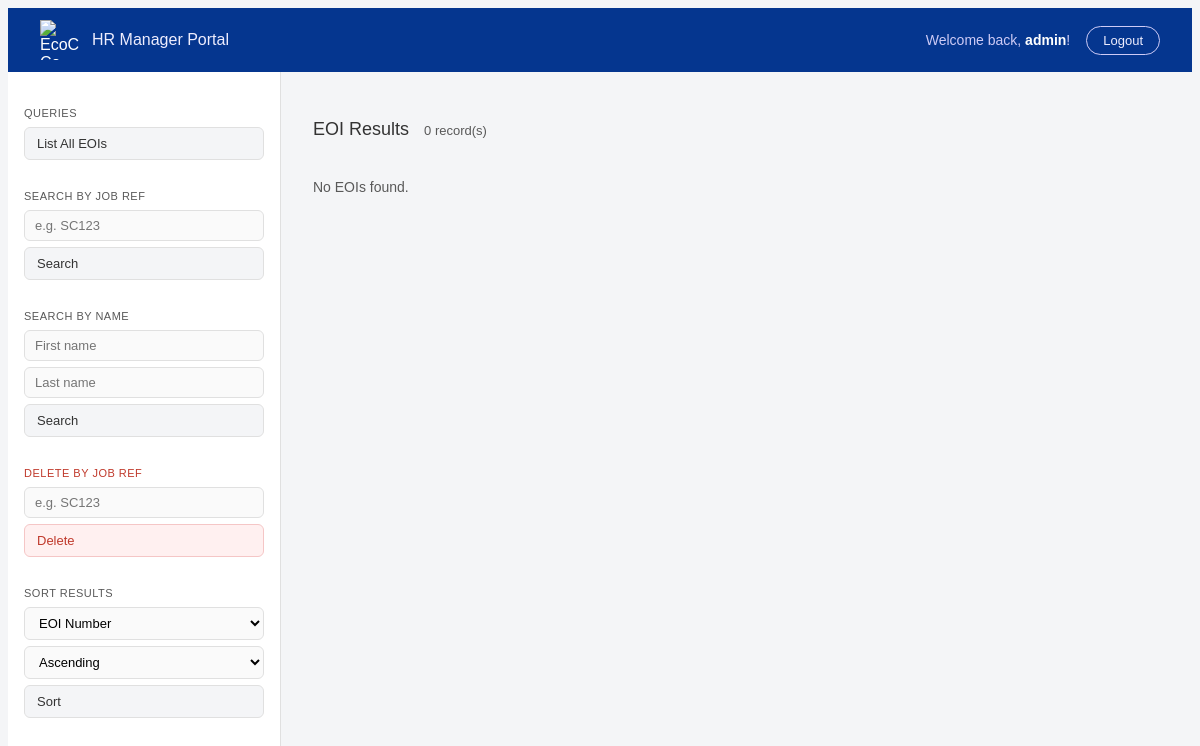
Before: /manage.php (signed in) with the older database file.
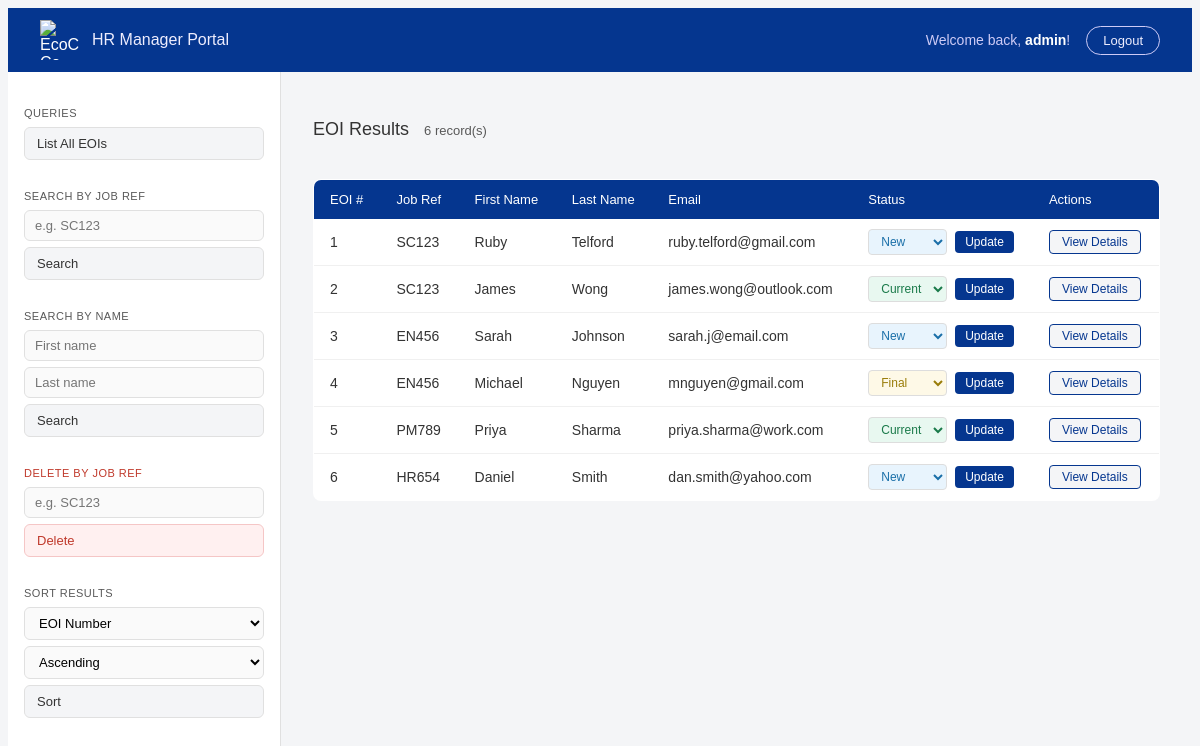
After: the same page with the newer database file.
### tables this page shows
CREATE TABLE `eoi` (
  `EOInumber` int(11) NOT NULL,
  `job_ref_num` varchar(5) NOT NULL,
  `first_name` varchar(20) NOT NULL,
  `last_name` varchar(20) NOT NULL,
  `dob` varchar(10) NOT NULL,
  `gender` varchar(10) NOT NULL,
  `street_address` varchar(50) NOT NULL,
  `suburb_town` varchar(40) NOT NULL,
  `state` varchar(3) NOT NULL,
  `postcode` varchar(4) NOT NULL,
  `email` varchar(100) NOT NULL,
  `phone` varchar(12) NOT NULL,
  `skill_iot` tinyint(1) DEFAULT 0,
  `skill_data` tinyint(1) DEFAULT 0,
  `skill_urban` tinyint(1) DEFAULT 0,
  `skill_renewable` tinyint(1) DEFAULT 0,
  `skill_problem` tinyint(1) DEFAULT 0,
  `skill_teamwork` tinyint(1) DEFAULT 0,
  `other_skills` text DEFAULT NULL,
  `status` enum('New','Current','Final') DEFAULT 'New'
);

### manage.php (the view, shortened to what the changed rows need)
<?php
include('settings.php');
$conn = mysqli_connect($host, $user, $pwd, $sql_db);
$search_type  = $_POST['search_type']  ?? 'all';
$search_value = trim($_POST['search_value'] ?? '');
$sort_field   = $_POST['sort_field']   ?? 'EOInumber';
$sort_order   = $_POST['sort_order']   ?? 'ASC';
$sort_order = $sort_order === 'DESC' ? 'DESC' : 'ASC';
if ($search_type === 'job_ref' && !empty($search_value)) {
    $stmt = mysqli_prepare($conn,
        "SELECT * FROM eoi WHERE job_ref_num = ? ORDER BY $sort_field $sort_order");
    mysqli_stmt_bind_param($stmt, "s", $search_value);
} else {
    $stmt = mysqli_prepare($conn, "SELECT * FROM eoi ORDER BY $sort_field $sort_order");
}
mysqli_stmt_execute($stmt);
$result = mysqli_stmt_get_result($stmt);
$eois = mysqli_fetch_all($result, MYSQLI_ASSOC);
?>
<!DOCTYPE html>
<html lang="en">
<head>
  <link rel="stylesheet" href="styles/manage.css">
</head>
<body>
<div class="portal-wrap">
  <div class="topbar">
    <div class="topbar-left">
      <h1 class="portal-title">HR Manager Portal</h1>
    </div>
  </div>
  <div class="portal-body">
    <main class="main-content">
      <div class="results-header">
        <h2>EOI Results
          <span class="count"><?php echo count($eois); ?> record(s)</span>
        </h2>
      </div>
      <?php if (empty($eois)): ?>
        <p class="no-results">No EOIs found.</p>
      <?php else: ?>
        <div class="table-wrap">
          <table class="eoi-table">
            <thead>
              <tr>
                <th>EOI #</th>
                <th>Job Ref</th>
                <th>First Name</th>
                <th>Last Name</th>
                <th>Email</th>
                <th>Status</th>
                <th>Actions</th>
              </tr>
            </thead>
            <tbody>
              <?php foreach ($eois as $eoi): ?>
              <tr>
                <td><?php echo htmlspecialchars($eoi['EOInumber']); ?></td>
                <td><?php echo htmlspecialchars($eoi['job_ref_num']); ?></td>
                <td><?php echo htmlspecialchars($eoi['first_name']); ?></td>
                <td><?php echo htmlspecialchars($eoi['last_name']); ?></td>
                <td><?php echo htmlspecialchars($eoi['email']); ?></td>
                <td>
                  <form method="post" action="manage.php" style="display:inline;">
                    <select
                      name="status"
                      class="status-select <?php echo strtolower($eoi['status']); ?>"
                      aria-label="Update status for EOI <?php echo htmlspecialchars($eoi['EOInumber']); ?>"
                    >
                      <option value="New"     <?php echo $eoi['status'] === 'New'     ? 'selected' : ''; ?>>New</option>
                      <option value="Current" <?php echo $eoi['status'] === 'Current' ? 'selected' : ''; ?>>Current</option>
                      <option value="Final"   <?php echo $eoi['status'] === 'Final'   ? 'selected' : ''; ?>>Final</option>
                    </select>
                    <button type="submit" name="update_status" class="update-btn">Update</button>
                  </form>
                </td>
                <td>
                  <a href="eoi_detail.php?id=<?php echo $eoi['EOInumber']; ?>" class="detail-btn">
                    View Details
                  </a>
                </td>
              </tr>
              <?php endforeach; ?>
            </tbody>
          </table>
        </div>
      <?php endif; ?>
    </main>
  </div>
</div>
</body>
</html>

Changed rows visible on the page:
added eoi: EOInumber "1", job_ref_num "SC123", first_name "Ruby", last_name "Telford", email "ruby.telford@gmail.com", status "New"
added eoi: EOInumber "2", job_ref_num "SC123", first_name "James", last_name "Wong", email "james.wong@outlook.com", status "Current"
added eoi: EOInumber "3", job_ref_num "EN456", first_name "Sarah", last_name "Johnson", email "sarah.j@email.com", status "New"
added eoi: EOInumber "4", job_ref_num "EN456", first_name "Michael", last_name "Nguyen", email "mnguyen@gmail.com", status "Final"
added eoi: EOInumber "5", job_ref_num "PM789", first_name "Priya", last_name "Sharma", email "priya.sharma@work.com", status "Current"
added eoi: EOInumber "6", job_ref_num "HR654", first_name "Daniel", last_name "Smith", email "dan.smith@yahoo.com", status "New"
Other visible differences:
count($eois): "0" → "6"
text no longer shown: "No EOIs found."
text now shown: "EOI # Job Ref First Name Last Name Email Status Actions"
